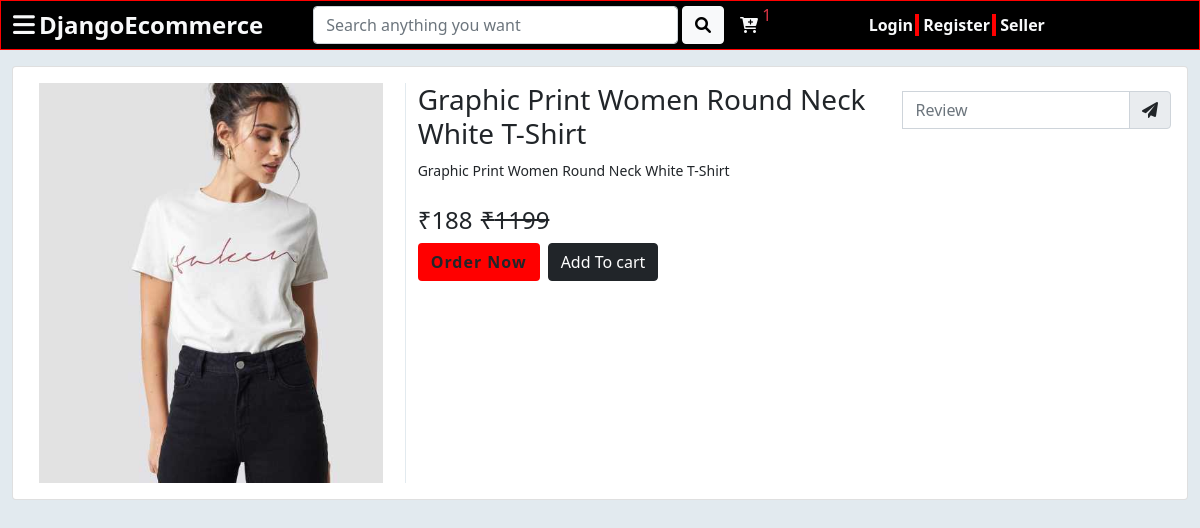
Before: /Product/23/ with the older database file.
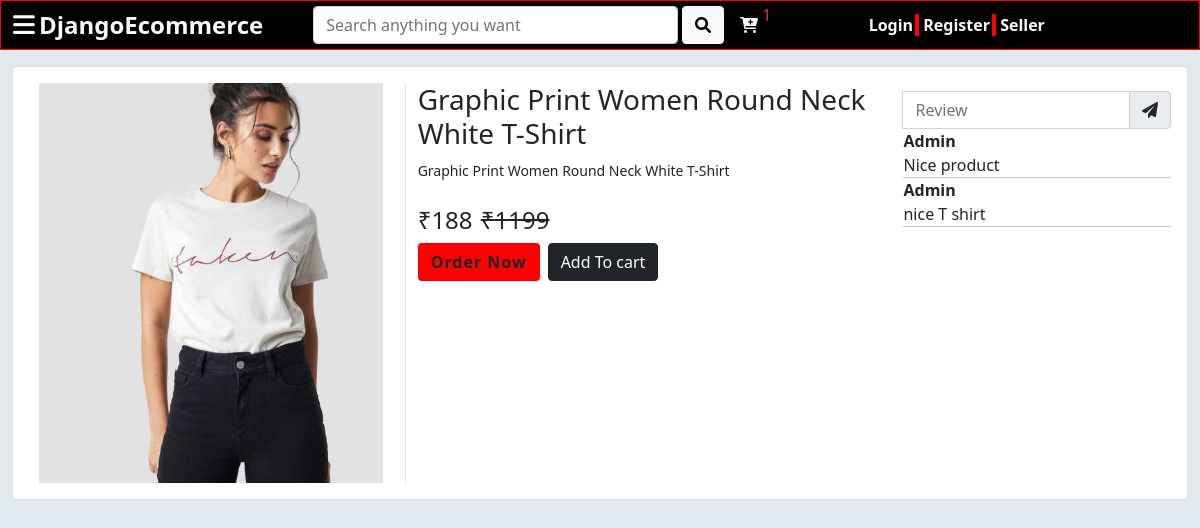
After: the same page with the newer database file.
### Seller/models.py (models this page shows)
class ProductReview(models.Model):
	user=models.ForeignKey(User,on_delete=models.CASCADE)
	product=models.ForeignKey(Product,on_delete=models.CASCADE)
	review=models.TextField()
	time = models.DateTimeField(auto_now=True)

### App/views.py (the view)
# urls.py: path('Product/<int:id>/',views.ProductView,name="productview"),
def ProductView(request,id):
    product=Product.objects.get(product_id=id)
    prodreview=ProductReview.objects.filter(product=product)[:2]
    is_already_exist=False
    if request.user.is_authenticated:
        is_already_exist=Cart.objects.filter(Q(product_id=id)&Q(user=request.user)).exists()
    sizes=[item for item in Productsize.objects.filter(product=product) if item.product_quantity!=0]
    return render(request,'App/productview.html',{'sizes':sizes,'product':product,'is_already_exist':is_already_exist,'prodreview':prodreview})

### App/templatetags/prodfilter.py (called while the page is built)
def Review(prodid,slice):
    prodreviews=[]
    prod=Product.objects.filter(product_id=prodid)[0]
    for i in ProductReview.objects.filter(product=prod):
        prodreviews.append(i)
    return prodreviews[::-1][:int(slice)]

### App/templates/App/productview.html (shortened to what this page needs)
{% extends 'App/base.html' %}
{% load static %}
{% load prodfilter %}
{% block mainbody %}
<div class="container-fluid  mt-3 ">
   <div class="card">
     <div class="row wrapper p-3">
         <div class="col-md-4" style="border-right: 1px solid #e2eaef;">
             <div class="img-box text-center">
                <img src="{{product.image.url}}" id="zoom" alt="" class="img-fluid" data-zoom-image="{{product.image.url}}">
             </div>
         </div>
         <div class="col-md-5">
             <div class="content-box ">
                 <h3>{{product.productname}}</h3>
             </div>
             <div class="desc-box ">
                 <small>{{product.Description}}</small>
             </div>
             <div class="price-box mt-lg-4 mt-1">
                 <span class="h4 ">₹{{product.price}}</span>
                 <span class="h4 ms-1 text-decoration-line-through">₹{{product.price_not}}</span>
             </div>
             {% if not  sizes  %}
              <div class="forbuying-btn mt-2 d-flex">
                 <a href="/ordernow" class=" btn  " id="ordernow" style="background:red;font-weight:900;letter-spacing:1px">Order Now</a>
                 <form class="ms-2" action="/addtocart" method="GET">
                     {% if is_already_exist %}
                         <a href="{% url 'cart' %}" class="btn btn-dark ms-1">Go to cart</a>
                     {% else %}
                         <input type="submit" value="Add To cart"  class="btn btn-dark">
                     {% endif %}
                 </form>
              </div>
                {% endif %}
            </div>
    <div class="col-md-3">
          <form action="" class="mt-2" id="ReviewForm" >
            <div class="input-group flex-nowrap ">
               <input type="text" name="Review" class="form-control" placeholder="Review" >
               <span class="input-group-text" id="Reviewbtn" id="addon-wrapping"><i class="fa-solid fa-paper-plane"></i></span>
            </div>
          </form>
          <div id="review-box">
             {% for prod in product.product_id|Reviews:6 %}
                   <div class="review-content">
                       <p style="font-weight:bold;">{{prod.user|capfirst}}</p>
                       <p>{{prod.review}}</p>
                   </div>
                   <hr class="m-0">
             {% endfor %}
          </div>
        </div>
    </div>
</div>
    </div>
     </div>
{% endblock mainbody %}

Changed rows visible on the page:
added ProductReview: user "Admin", review "Nice product"
added ProductReview: user "Admin", review "nice T shirt"
